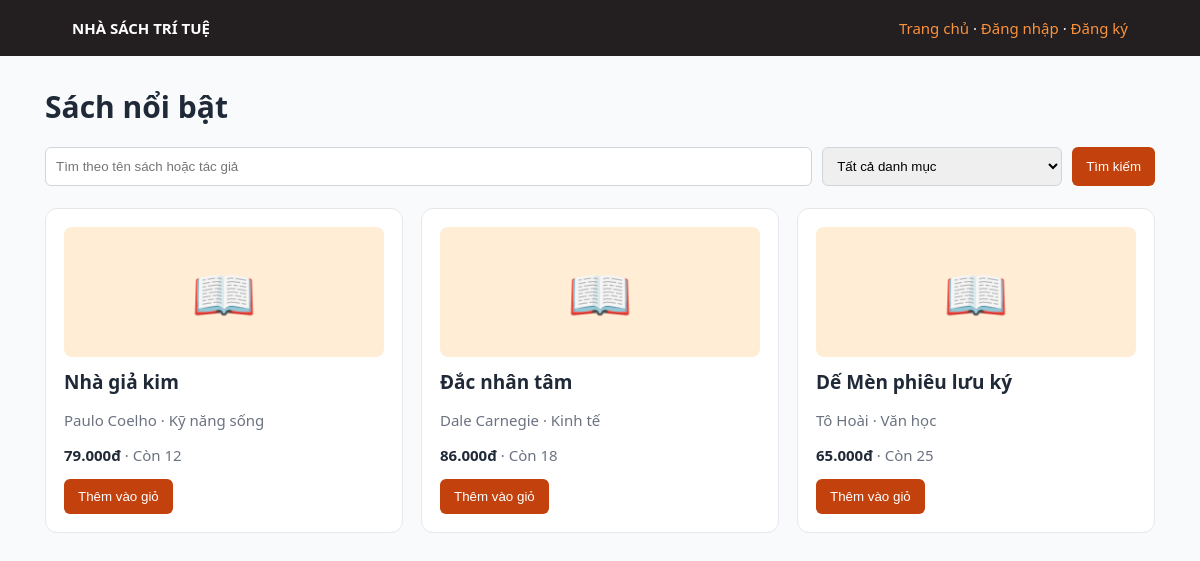
The page /shop.php on the database its author committed.
### tables this page shows
CREATE TABLE books (
    id INT UNSIGNED AUTO_INCREMENT PRIMARY KEY,
    category_id INT UNSIGNED NULL,
    title VARCHAR(255) NOT NULL,
    isbn VARCHAR(30) NULL UNIQUE,
    author VARCHAR(180) NOT NULL,
    publisher VARCHAR(180) NULL,
    price DECIMAL(12,2) NOT NULL DEFAULT 0,
    stock_quantity INT UNSIGNED NOT NULL DEFAULT 0,
    description TEXT NULL,
    is_active TINYINT(1) NOT NULL DEFAULT 1,
    created_at TIMESTAMP DEFAULT CURRENT_TIMESTAMP,
    updated_at TIMESTAMP DEFAULT CURRENT_TIMESTAMP ON UPDATE CURRENT_TIMESTAMP,
    CONSTRAINT fk_books_category FOREIGN KEY (category_id) REFERENCES categories(id) ON DELETE SET NULL
);

CREATE TABLE categories (
    id INT UNSIGNED AUTO_INCREMENT PRIMARY KEY,
    name VARCHAR(150) NOT NULL UNIQUE,
    description TEXT NULL,
    created_at TIMESTAMP DEFAULT CURRENT_TIMESTAMP
);

### config/config.php (called while the page is built, shortened)
<?php
function db(): PDO
{
    static $pdo;
    if ($pdo instanceof PDO) {
        return $pdo;
    }
    $pdo = new PDO(
        'mysql:host='.DB_HOST.';port='.DB_PORT.';dbname='.DB_NAME.';charset=utf8mb4',
        DB_USER,
        DB_PASS,
        [
            PDO::ATTR_ERRMODE => PDO::ERRMODE_EXCEPTION,
            PDO::ATTR_DEFAULT_FETCH_MODE => PDO::FETCH_ASSOC,
        ],
    );
    return $pdo;
}
function e(?string $value): string
{
    return htmlspecialchars($value ?? '', ENT_QUOTES, 'UTF-8');
}

### shop.php (the view, shortened to what this page needs)
<?php
require __DIR__.'/config/config.php';
$search = trim($_GET['q'] ?? '');
$sql = 'SELECT b.*, c.name category_name FROM books b LEFT JOIN categories c ON c.id=b.category_id WHERE b.is_active=1';
$params = [];
$sql .= ' ORDER BY b.id DESC';
$query = db()->prepare($sql); $query->execute($params); $books = $query->fetchAll();
?>
<!doctype html><html lang="vi"><head><meta charset="utf-8"><meta name="viewport" content="width=device-width,initial-scale=1"><title>Cửa hàng - Nhà Sách Trí Tuệ</title><link rel="stylesheet" href="<?= BASE_URL ?>/style.css"></head><body><header class="topbar"><strong>NHÀ SÁCH TRÍ TUỆ</strong><span><a href="<?= BASE_URL ?>/shop.php">Trang chủ</a> · <?php if (!empty($_SESSION['customer'])): ?><a href="<?= BASE_URL ?>/account.php">Tài khoản</a> · <a href="<?= BASE_URL ?>/cart.php">Giỏ hàng</a> · <a href="<?= BASE_URL ?>/customer-logout.php">Đăng xuất</a><?php else: ?><a href="<?= BASE_URL ?>/customer-login.php">Đăng nhập</a> · <a href="<?= BASE_URL ?>/customer-register.php">Đăng ký</a><?php endif; ?></span></header><main class="container"><h1>Sách nổi bật</h1><form class="search-bar" method="get"><input name="q" value="<?= e($search) ?>" placeholder="Tìm theo tên sách hoặc tác giả"><select name="category_id"><option value="0">Tất cả danh mục</option><?php foreach ($categories as $category): ?><option value="<?= $category['id'] ?>" <?= $categoryId === (int) $category['id'] ? 'selected' : '' ?>><?= e($category['name']) ?></option><?php endforeach; ?></select><button>Tìm kiếm</button></form><div class="book-grid"><?php foreach ($books as $book): ?><article class="book-card"><a href="<?= BASE_URL ?>/book.php?id=<?= $book['id'] ?>"><div class="book-cover">📖</div><h2><?= e($book['title']) ?></h2></a><p><?= e($book['author']) ?> · <?= e($book['category_name']) ?></p><b><?= number_format((float) $book['price'],0,',','.') ?>đ</b><span class="muted"> · Còn <?= (int) $book['stock_quantity'] ?></span><form method="post" action="<?= BASE_URL ?>/cart.php"><input type="hidden" name="csrf" value="<?= e(csrf_token()) ?>"><input type="hidden" name="book_id" value="<?= $book['id'] ?>"><input type="hidden" name="action" value="add"><button <?= $book['stock_quantity'] < 1 ? 'disabled' : '' ?>>Thêm vào giỏ</button></form></article><?php endforeach; ?></div><?php if (!$books): ?><p>Không tìm thấy sách phù hợp.</p><?php endif; ?></main></body></html>

### style.css (style rules this page uses)
* { box-sizing:border-box }
body { margin:0;background:#f8fafc;color:#1f2937;font:15px Segoe UI,Arial,sans-serif }
.topbar { background:#231f20;color:#fff;padding:18px 6%;display:flex;justify-content:space-between }
.topbar a { color:#fb923c }
.container { max-width:1150px;margin:auto;padding:30px 20px }
h1 { margin-top:0 }
.tabs a,button { background:#c2410c;color:#fff;border:0;border-radius:6px;padding:10px 14px;text-decoration:none;cursor:pointer }
input,select,textarea { width:100%;padding:10px;border:1px solid #d1d5db;border-radius:6px;margin-top:5px }
.book-grid { display:grid;grid-template-columns:repeat(3,1fr);gap:18px }
.book-card { background:#fff;border:1px solid #e5e7eb;border-radius:12px;padding:18px }
.book-card h2 { font-size:19px;margin:12px 0 8px }
.book-card p,.muted { color:#6b7280 }
.book-card button { margin-top:14px }
.book-cover { height:130px;border-radius:8px;background:#ffedd5;display:grid;place-items:center;font-size:52px }
.search-bar { display:grid;grid-template-columns:1fr 240px auto;gap:10px;margin-bottom:22px }
.search-bar input,.search-bar select { margin:0 }
a { color:#c2410c;text-decoration:none }
.book-card h2 { color:#1f2937 }

### rows shown on the page
books: title "Nhà giả kim", author "Paulo Coelho", category.name "Kỹ năng sống", price "79.000", stock_quantity "12"
books: title "Đắc nhân tâm", author "Dale Carnegie", category.name "Kinh tế", price "86.000", stock_quantity "18"
books: title "Dế Mèn phiêu lưu ký", author "Tô Hoài", category.name "Văn học", price "65.000", stock_quantity "25"
